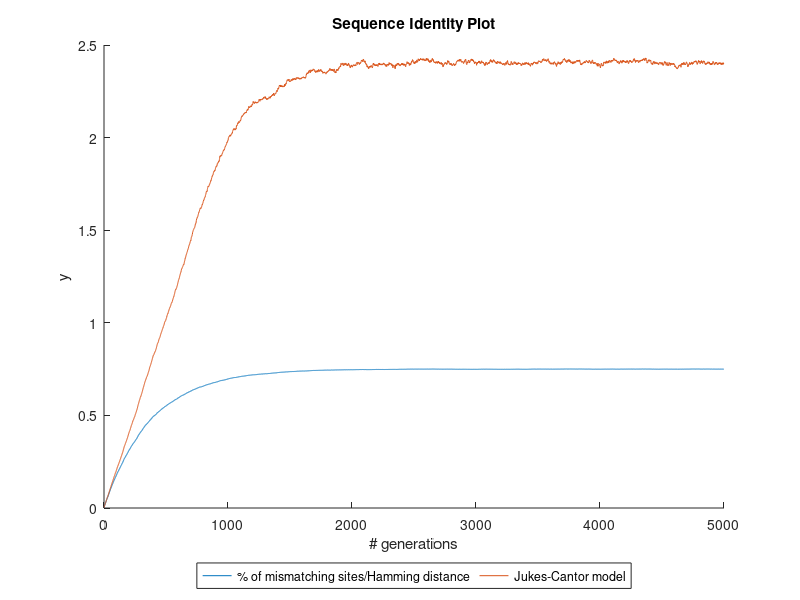

The MATLAB source for this figure:
fileID = fopen('q1_output.txt','r');

formatSpec = '%d %f %f';
sizeA = [3 Inf];

A = fscanf(fileID,formatSpec,sizeA);
fclose(fileID);

A = A';

x = A(:,1);
y1 = A(:,2);
y2 = A(:,3);

figure; hold on
a1 = plot(x,y1); M1 = '% of mismatching sites/Hamming distance';
a2 = plot(x,y2); M2 = 'Jukes-Cantor model                     ';
legend([a1; a2], [M1; M2], 'Location','southoutside','Orientation','horizontal' );

title('Sequence Identity Plot')
xlabel('# generations')
ylabel('y')